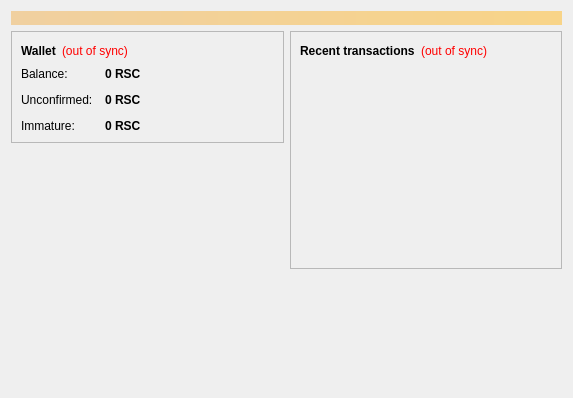
<?xml version="1.0" encoding="UTF-8"?>
<ui version="4.0">
 <class>OverviewPage</class>
 <widget class="QWidget" name="OverviewPage">
  <property name="geometry">
   <rect>
    <x>0</x>
    <y>0</y>
    <width>573</width>
    <height>398</height>
   </rect>
  </property>
  <property name="windowTitle">
   <string>Form</string>
  </property>
  <layout class="QVBoxLayout" name="topLayout">
   <item>
    <widget class="QLabel" name="labelAlerts">
     <property name="visible">
      <bool>false</bool>
     </property>
     <property name="styleSheet">
      <string notr="true">background-color: qlineargradient(x1: 0, y1: 0, x2: 1, y2: 0, stop:0 #F0D0A0, stop:1 #F8D488); color:#000000;</string>
     </property>
     <property name="wordWrap">
      <bool>true</bool>
     </property>
     <property name="margin">
      <number>3</number>
     </property>
    </widget>
   </item>
   <item>
    <layout class="QHBoxLayout" name="horizontalLayout" stretch="1,1">
     <item>
      <layout class="QVBoxLayout" name="verticalLayout_2">
       <item>
        <widget class="QFrame" name="frame">
         <property name="frameShape">
          <enum>QFrame::StyledPanel</enum>
         </property>
         <property name="frameShadow">
          <enum>QFrame::Raised</enum>
         </property>
         <layout class="QVBoxLayout" name="verticalLayout_4">
          <item>
           <layout class="QHBoxLayout" name="horizontalLayout_4">
            <item>
             <widget class="QLabel" name="label_5">
              <property name="font">
               <font>
                <weight>75</weight>
                <bold>true</bold>
               </font>
              </property>
              <property name="text">
               <string>Wallet</string>
              </property>
             </widget>
            </item>
            <item>
             <widget class="QLabel" name="labelWalletStatus">
              <property name="toolTip">
               <string>The displayed information may be out of date. Your wallet automatically synchronizes with the RoseonlyCoin network after a connection is established, but this process has not completed yet.</string>
              </property>
              <property name="styleSheet">
               <string notr="true">QLabel { color: red; }</string>
              </property>
              <property name="text">
               <string notr="true">(out of sync)</string>
              </property>
              <property name="alignment">
               <set>Qt::AlignLeading|Qt::AlignLeft|Qt::AlignVCenter</set>
              </property>
             </widget>
            </item>
            <item>
             <spacer name="horizontalSpacer_2">
              <property name="orientation">
               <enum>Qt::Horizontal</enum>
              </property>
              <property name="sizeHint" stdset="0">
               <size>
                <width>40</width>
                <height>20</height>
               </size>
              </property>
             </spacer>
            </item>
           </layout>
          </item>
          <item>
           <layout class="QFormLayout" name="formLayout_2">
            <property name="fieldGrowthPolicy">
             <enum>QFormLayout::AllNonFixedFieldsGrow</enum>
            </property>
            <property name="horizontalSpacing">
             <number>12</number>
            </property>
            <property name="verticalSpacing">
             <number>12</number>
            </property>
            <item row="0" column="0">
             <widget class="QLabel" name="label">
              <property name="text">
               <string>Balance:</string>
              </property>
             </widget>
            </item>
            <item row="0" column="1">
             <widget class="QLabel" name="labelBalance">
              <property name="font">
               <font>
                <weight>75</weight>
                <bold>true</bold>
               </font>
              </property>
              <property name="cursor">
               <cursorShape>IBeamCursor</cursorShape>
              </property>
              <property name="toolTip">
               <string>Your current balance</string>
              </property>
              <property name="text">
               <string notr="true">0 RSC</string>
              </property>
              <property name="textInteractionFlags">
               <set>Qt::LinksAccessibleByMouse|Qt::TextSelectableByKeyboard|Qt::TextSelectableByMouse</set>
              </property>
             </widget>
            </item>
            <item row="1" column="0">
             <widget class="QLabel" name="label_3">
              <property name="text">
               <string>Unconfirmed:</string>
              </property>
             </widget>
            </item>
            <item row="1" column="1">
             <widget class="QLabel" name="labelUnconfirmed">
              <property name="font">
               <font>
                <weight>75</weight>
                <bold>true</bold>
               </font>
              </property>
              <property name="cursor">
               <cursorShape>IBeamCursor</cursorShape>
              </property>
              <property name="toolTip">
               <string>Total of transactions that have yet to be confirmed, and do not yet count toward the current balance</string>
              </property>
              <property name="text">
               <string notr="true">0 RSC</string>
              </property>
              <property name="textInteractionFlags">
               <set>Qt::LinksAccessibleByMouse|Qt::TextSelectableByKeyboard|Qt::TextSelectableByMouse</set>
              </property>
             </widget>
            </item>
            <item row="2" column="0">
             <widget class="QLabel" name="labelImmatureText">
              <property name="text">
               <string>Immature:</string>
              </property>
             </widget>
            </item>
            <item row="2" column="1">
             <widget class="QLabel" name="labelImmature">
              <property name="font">
               <font>
                <weight>75</weight>
                <bold>true</bold>
               </font>
              </property>
              <property name="toolTip">
               <string>Mined balance that has not yet matured</string>
              </property>
              <property name="text">
               <string notr="true">0 RSC</string>
              </property>
              <property name="textInteractionFlags">
               <set>Qt::LinksAccessibleByMouse|Qt::TextSelectableByKeyboard|Qt::TextSelectableByMouse</set>
              </property>
             </widget>
            </item>
           </layout>
          </item>
         </layout>
        </widget>
       </item>
       <item>
        <widget class="QLabel" name="label_wallet_bgcoin">
         <property name="text">
          <string/>
         </property>
         <property name="pixmap">
          <pixmap resource="../bitcoin.qrc">:/images/wallet_bgcoin</pixmap>
         </property>
         <property name="scaledContents">
          <bool>false</bool>
         </property>
         <property name="alignment">
          <set>Qt::AlignCenter</set>
         </property>
         <property name="margin">
          <number>-2</number>
         </property>
        </widget>
       </item>
       <item>
        <spacer name="verticalSpacer">
         <property name="orientation">
          <enum>Qt::Vertical</enum>
         </property>
         <property name="sizeHint" stdset="0">
          <size>
           <width>20</width>
           <height>40</height>
          </size>
         </property>
        </spacer>
       </item>
      </layout>
     </item>
     <item>
      <layout class="QVBoxLayout" name="verticalLayout_3">
       <item>
        <widget class="QFrame" name="frame_2">
         <property name="frameShape">
          <enum>QFrame::StyledPanel</enum>
         </property>
         <property name="frameShadow">
          <enum>QFrame::Raised</enum>
         </property>
         <layout class="QVBoxLayout" name="verticalLayout">
          <item>
           <layout class="QHBoxLayout" name="horizontalLayout_2">
            <item>
             <widget class="QLabel" name="label_4">
              <property name="text">
               <string>&lt;b&gt;Recent transactions&lt;/b&gt;</string>
              </property>
             </widget>
            </item>
            <item>
             <widget class="QLabel" name="labelTransactionsStatus">
              <property name="toolTip">
               <string>The displayed information may be out of date. Your wallet automatically synchronizes with the RoseonlyCoin network after a connection is established, but this process has not completed yet.</string>
              </property>
              <property name="styleSheet">
               <string notr="true">QLabel { color: red; }</string>
              </property>
              <property name="text">
               <string notr="true">(out of sync)</string>
              </property>
              <property name="alignment">
               <set>Qt::AlignRight|Qt::AlignTrailing|Qt::AlignVCenter</set>
              </property>
             </widget>
            </item>
            <item>
             <spacer name="horizontalSpacer">
              <property name="orientation">
               <enum>Qt::Horizontal</enum>
              </property>
              <property name="sizeHint" stdset="0">
               <size>
                <width>40</width>
                <height>20</height>
               </size>
              </property>
             </spacer>
            </item>
           </layout>
          </item>
          <item>
           <widget class="QListView" name="listTransactions">
            <property name="styleSheet">
             <string notr="true">QListView { background: transparent; }</string>
            </property>
            <property name="frameShape">
             <enum>QFrame::NoFrame</enum>
            </property>
            <property name="verticalScrollBarPolicy">
             <enum>Qt::ScrollBarAlwaysOff</enum>
            </property>
            <property name="horizontalScrollBarPolicy">
             <enum>Qt::ScrollBarAlwaysOff</enum>
            </property>
            <property name="selectionMode">
             <enum>QAbstractItemView::NoSelection</enum>
            </property>
           </widget>
          </item>
         </layout>
        </widget>
       </item>
       <item>
        <spacer name="verticalSpacer_2">
         <property name="orientation">
          <enum>Qt::Vertical</enum>
         </property>
         <property name="sizeHint" stdset="0">
          <size>
           <width>20</width>
           <height>40</height>
          </size>
         </property>
        </spacer>
       </item>
      </layout>
     </item>
    </layout>
   </item>
  </layout>
 </widget>
 <resources>
  <include location="../bitcoin.qrc"/>
 </resources>
 <connections/>
</ui>
